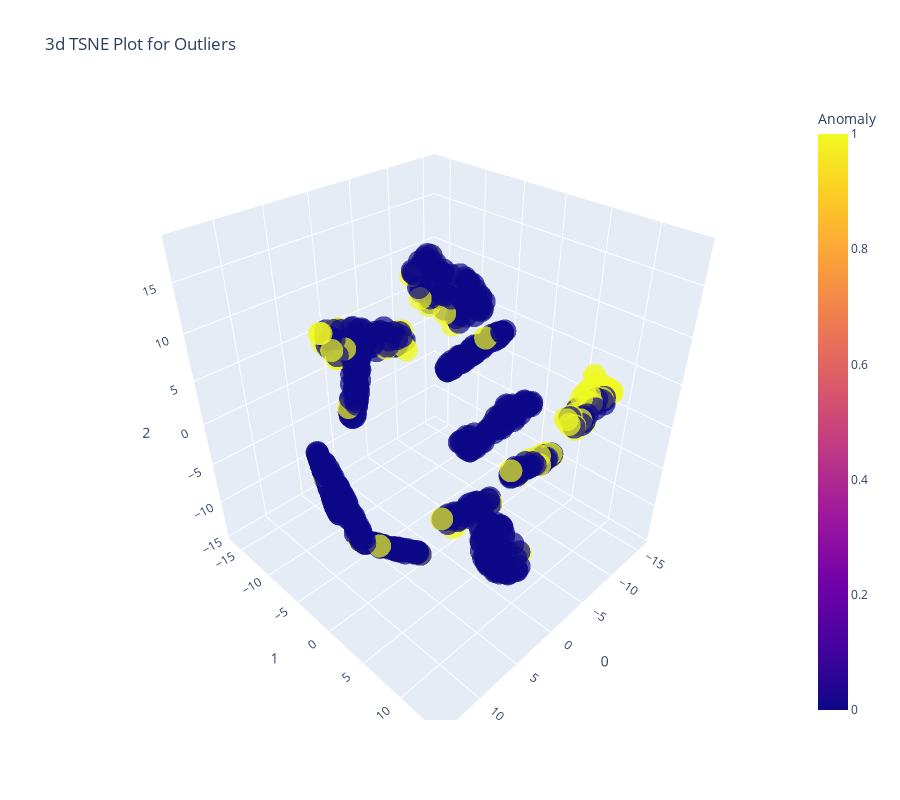

Notebook code for this chart:
### Code cell
plot_model(iforest)

### Figure 1 — Plotly figure (JSON) as saved in the notebook; plotly's stock layout.template omitted (floating-point values rounded to 4 significant figures; data arrays with more than 128 entries replaced by an {"elided": "..."} marker saying what was removed)
{"data": [{"customdata": {"elided": "790x1 null values"}, "hovertemplate": "0=%{x}<br>1=%{y}<br>2=%{z}<br>Feature=%{customdata[0]}<br>Anomaly=%{marker.color}<extra></extra>", "legendgroup": "", "marker": {"color": {"elided": "790 int values"}, "coloraxis": "coloraxis", "opacity": 0.7, "symbol": "circle"}, "mode": "markers", "name": "", "scene": "scene", "showlegend": false, "type": "scatter3d", "x": {"elided": "790 float values"}, "y": {"elided": "790 float values"}, "z": {"elided": "790 float values"}}], "layout": {"coloraxis": {"colorbar": {"title": {"text": "Anomaly"}}, "colorscale": [[0, "#0d0887"], [0.1111, "#46039f"], [0.2222, "#7201a8"], [0.3333, "#9c179e"], [0.4444, "#bd3786"], [0.5556, "#d8576b"], [0.6667, "#ed7953"], [0.7778, "#fb9f3a"], [0.8889, "#fdca26"], [1, "#f0f921"]]}, "height": 800, "legend": {"tracegroupgap": 0}, "scene": {"domain": {"x": [0, 1], "y": [0, 1]}, "xaxis": {"title": {"text": "0"}}, "yaxis": {"title": {"text": "1"}}, "zaxis": {"title": {"text": "2"}}}, "title": {"text": "3d TSNE Plot for Outliers"}, "width": 900}}
